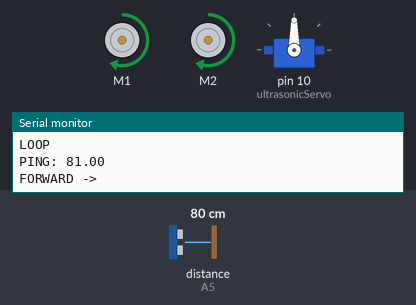
The sketch below on a simulated Arduino Uno, built with avr-gcc and run on an emulated ATmega328P. On the bench: 2 × DC motor (green arrow = forward, orange = backward, longer = faster), servo, the last lines printed to the serial monitor. The inputs (shaded band) are chosen by the test bench; at power-on: distance to the obstacle (sensor on A5) 80 cm. The echo pulse lasts 58.3 µs per cm.

Above: at 2.0 s.
2.1 s: distance to the obstacle (sensor on A5) set to 23 cm
3.6 s: distance to the obstacle (sensor on A5) set to 18 cm
At 4.0 s:
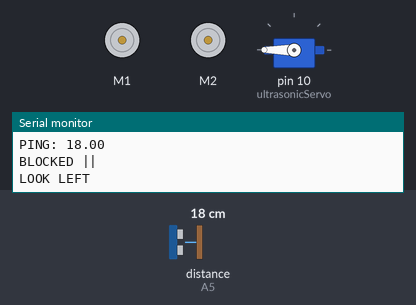
6.6 s: distance to the obstacle (sensor on A5) set to 60 cm
At 7.4 s:
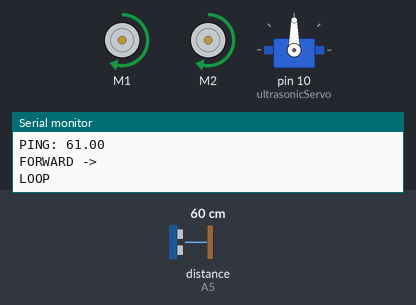
8.3 s: distance to the obstacle (sensor on A5) set to 2 cm
At 9.8 s:
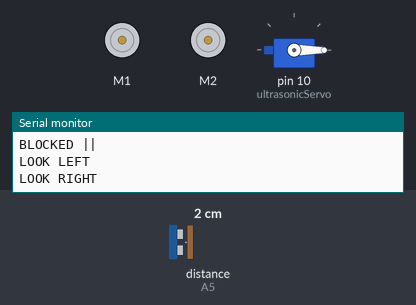
Timing chart, 0 to 12.3 s (numbered marks = the images above; inputs shaded):
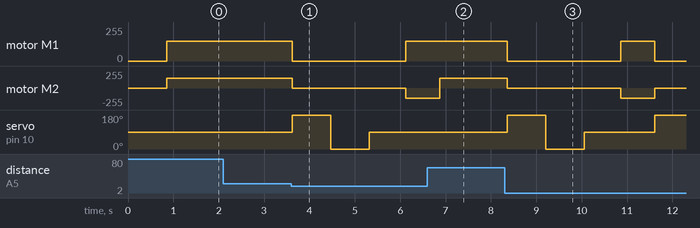

The sketch:

oddWiresRoboticsKit_MotorShield.ino
```cpp
// (licence header left out)
// Ultrasonic sensor

#include <NewPing.h>

#define TRIG_PIN  A4
#define ECHO_PIN  A5

#define MAX_DISTANCE 200 // Maximum distance we want to ping for (in centimeters). Maximum sensor distance is rated at 400-500cm.

NewPing sonar(TRIG_PIN, ECHO_PIN, MAX_DISTANCE); // NewPing setup of pin and maximum distance.

float dangerThreshold = 20.0; // 20 cm - depends on the floor surface and speed setting

// Servo

#include <Servo.h>

#define LEFT 180
#define CENTER 90
#define RIGHT 0

Servo ultrasonicServo;  // create servo object to control a servo

int currentPos = 0;    // variable to store the servo position

// Motors
#include <AFMotor.h>

AF_DCMotor motor1(1);
AF_DCMotor motor2(2);

// PWM motor control settings applied to ENABLE1, ENABLE2

#define STOP 0
#define SLOW 150
#define MEDIUM 200
#define FAST 255

// run motor at this speed - set to a number between 128 and 255
// less than 128 any the motors may not have enough torque to move
// (of course you could enhance the speed control to accelerate/decelerate when more/less clear space available as indicated by ping)
int throttle = MEDIUM;

// setup
void setup() {
    Serial.begin(9600);
    // setup motor
    motor1.setSpeed(SLOW);
    motor2.setSpeed(SLOW);

    motor1.run(RELEASE);
    motor2.run(RELEASE);

    // setup servo
    ultrasonicServo.attach(10,650,1075);  // attaches the servo on pin 5 to the servo object

    // move servo to center
    servo_position(CENTER);
}

// main loop - note that the loop itself does not block (no waiting in the loop)
// functions that need to block (complete before continuing the main loop) need to manage their own delays
//
// the algorithm used is designed to be simple to understand - you can go on to make this much more sophisticated
// guiding the steering to veer away before getting into danger for example
// and accelerating from a stop and decelerating as you get closer to objects
// and of course you could use more ultrasonic detectors, IR sensors etc. to really fine tune your robot's operation

void loop() {
    Serial.print("LOOP");       // prints a label
    Serial.print("\n");
    float distanceForward = ping();

    Serial.print("PING: ");
    Serial.print(distanceForward);
    Serial.print("\n");

    if (distanceForward > dangerThreshold) //if path is clear
    {
        Serial.print("FORWARD -> ");
        Serial.print("\n");
        drive_forward();
    }
    else // if path is blocked
    {
        Serial.print("BLOCKED ||");
        Serial.print("\n");

        freewheel();  // see if we can implment faster stop

        // look left
        Serial.print("LOOK LEFT\n");
        servo_position(LEFT);
        float distanceLeft = ping();

        // look right
        Serial.print("LOOK RIGHT\n");
        servo_position(RIGHT);
        float distanceRight = ping();

        // re-center the ultrasonic
        Serial.print("LOOK CENTER\n");
        servo_position(CENTER);

        // go the least obstructed way

        if (distanceLeft > distanceRight && distanceLeft > dangerThreshold)       //if left is less obstructed
        {
            Serial.print("GO LEFT\n");
            rotate_left();
        }
        else if (distanceRight > distanceLeft && distanceRight > dangerThreshold) //if right is less obstructed
        {
           Serial.print("GO RIGHT\n");
           rotate_right();
        }
        else // equally blocked or less than danger threshold left or right
        {
            Serial.print("UTURN\n");
            u_turn();
        }
    }
}

// You may need to vary the delays in the drive functions to enable the function to complete

void freewheel(){
    motor1.run(RELEASE);
    motor2.run(RELEASE);
}

void brake(){
    motor1.run(BRAKE);
    motor2.run(BRAKE);
    delay(100); // braking time
}

void drive_forward(){
    motor1.run(FORWARD);
    motor2.run(FORWARD);
}

void drive_backward(){
    motor1.run(BACKWARD);
    motor2.run(BACKWARD);
}

void turn_left(){
    motor1.run(RELEASE);
    motor2.run(FORWARD);
    delay(600);
}

void turn_right(){
    motor2.run(RELEASE);
    motor1.run(FORWARD);
    delay(600);
}

void rotate_left(){
    motor1.run(BACKWARD);
    motor2.run(FORWARD);
    delay(375);
}

void rotate_right(){
    motor2.run(BACKWARD);
    motor1.run(FORWARD);
    delay(375);
}

void u_turn(){
    motor2.run(BACKWARD);
    motor1.run(FORWARD);
    delay(700); // twice as long as rotate right to end up 180 degrees around
}

// servo control

//void servo_position(int newPos){
//    if (newPos > currentPos){
//        for(int pos=currentPos; pos < newPos; pos += 1)  // goes from 0 degrees to 180 degrees
//        {                                                // in steps of 1 degree
//            ultrasonicServo.write(pos);                  // tell servo to go to position in variable 'pos'
//            delay(15);                                   // waits 15ms for the servo to reach the position
//        }
//        currentPos = newPos;
//    }
//    else if (newPos < currentPos){
//        for(int pos=currentPos; pos > newPos; pos -= 1)  // goes from 0 degrees to 180 degrees
//        {                                                // in steps of 1 degree
//            ultrasonicServo.write(pos);                  // tell servo to go to position in variable 'pos'
//            delay(15);                                   // waits 15ms for the servo to reach the position
//        }
//        currentPos = newPos;
//    }
//}

void servo_position(int newPos){
  ultrasonicServo.write(newPos);
  delay(800);
}


// ultrasonic ping

float ping(){
    delay(50);                        // Wait 50ms between pings (about 20 pings/sec). 29ms should be the shortest delay between pings.
    unsigned int uS = sonar.ping();   // Send ping, get ping time in microseconds (uS).
    if (uS == 0)                      // out of range (0 = outside set distance range, no ping echo)
        return MAX_DISTANCE;
    else                              // in range
        return uS / US_ROUNDTRIP_CM;  // Convert ping time to distance
}
```

Measured:
- the behaviour switches between 21 and 20 cm on distance to the obstacle (sensor on A5) (found by bisection; images 0 and 1)
- after the input at 3.6 s, motor M1: forward 150/255 → stopped at once, → forward 150/255 2.5 s later; motor M2: forward 150/255 → stopped at once, → backward 150/255 2.5 s later; servo on pin 10 (ultrasonicServo): 90° → 180° at once, → 0° 0.85 s later, → 90° 0.85 s later
- after the input at 6.6 s, motor M1: stays forward 150/255 (without the input it goes to stopped after 0.27 s); motor M2: backward 150/255 → forward 150/255 after 0.28 s; servo on pin 10 (ultrasonicServo): stays 90° (without the input it goes to 180° after 0.27 s)
- after the input at 8.3 s, motor M1: forward 150/255 → stopped after 0.06 s, → forward 150/255 2.5 s later, → stopped 0.75 s later; motor M2: forward 150/255 → stopped after 0.06 s, → backward 150/255 2.5 s later, → stopped 0.75 s later; servo on pin 10 (ultrasonicServo): 90° → 180° after 0.06 s, → 0° 0.85 s later, → 90° 0.85 s later, → 180° 1.6 s later
